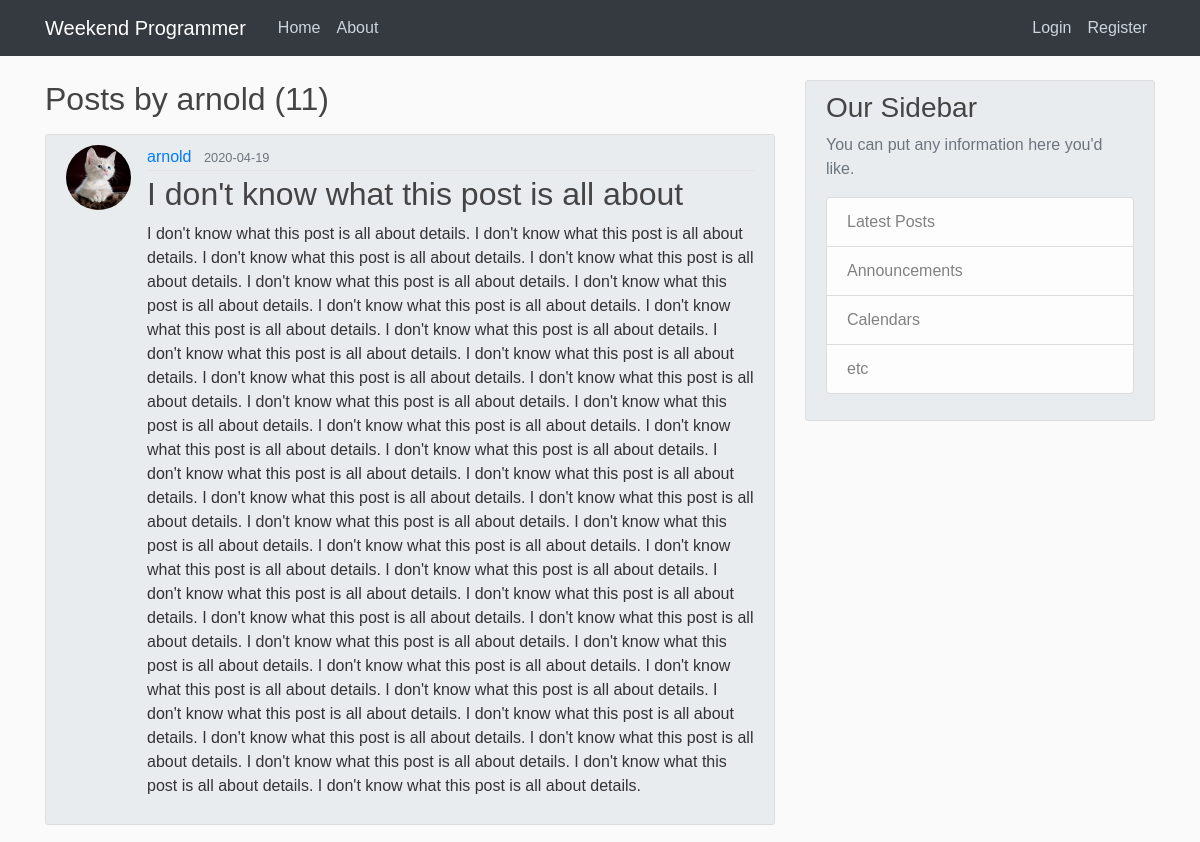
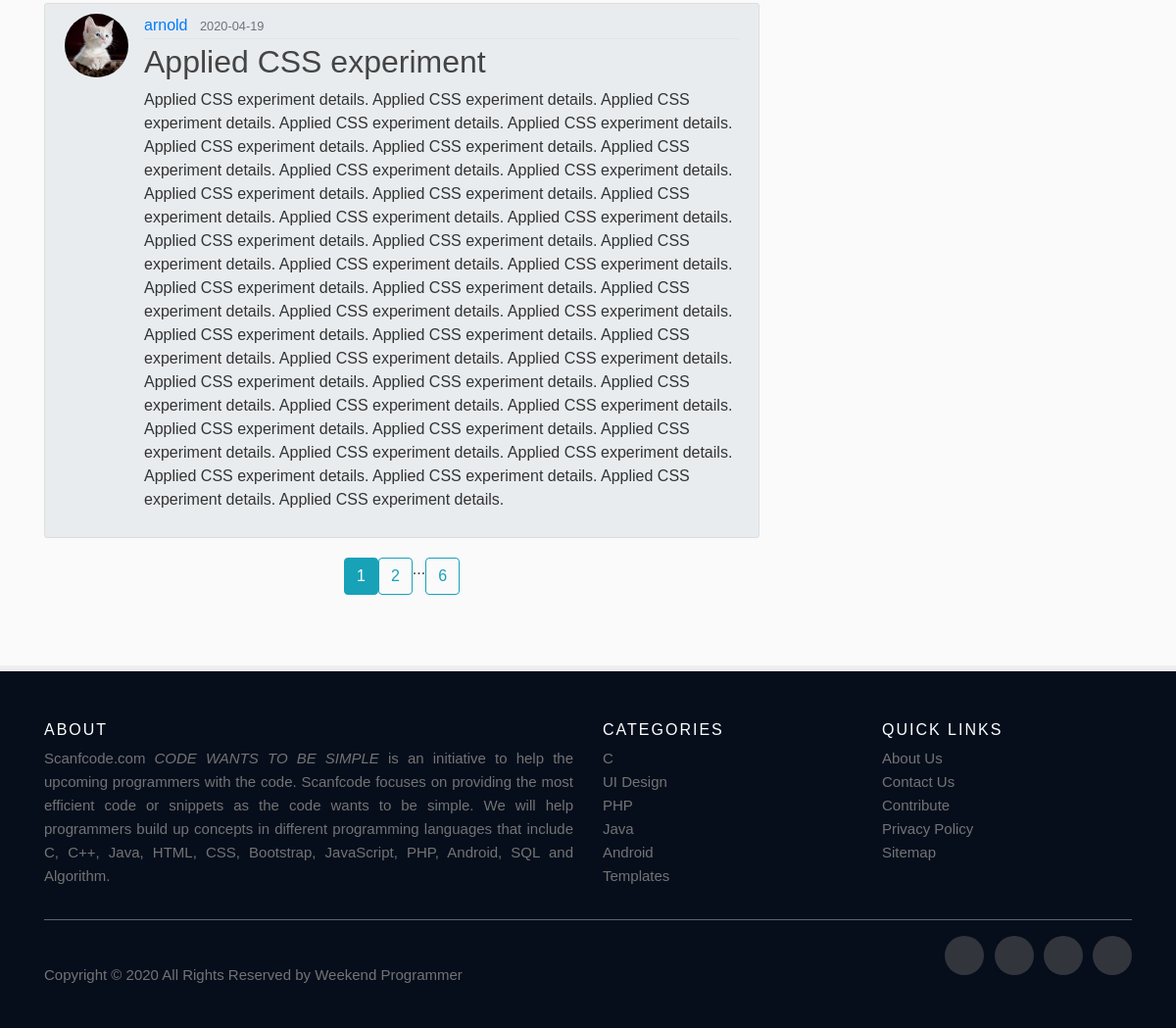
/user/arnold, run on the app's committed database (2 pictures, top to bottom).
### flaskblog/models.py (models this page shows, shortened)
class User(db.Model, UserMixin):
    id = db.Column (db.Integer, primary_key=True)
    username = db.Column(db.String(20), unique=True, nullable=False)
    email = db.Column(db.String(120), unique=True, nullable=False)
    image_file = db.Column(db.String(20), nullable=False, default='default.jpg')
    password = db.Column(db.String(60), nullable=False)
    posts = db.relationship('Post', backref='author', lazy=True)

class Post(db.Model):
    id = db.Column (db.Integer, primary_key=True)
    title = db.Column(db.String(100), nullable=False)
    date_posted = db.Column(db.DateTime, nullable=False, default=datetime.utcnow)
    content = db.Column(db.Text, nullable=False)
    user_id = db.Column(db.Integer, db.ForeignKey('user.id'), nullable=False)

### flaskblog/routes.py (the view)
@app.route("/user/<string:username>")
def user_posts(username):
    page = request.args.get('page', 1, type=int)
    user = User.query.filter_by(username=username).first_or_404()
    posts = Post.query.filter_by(author=user)\
        .order_by(Post.date_posted.desc())\
        .paginate(page=page, per_page=2)
    return render_template('user_posts.html', posts=posts, user=user)

### flaskblog/templates/user_posts.html
{% extends "layout.html" %}
{% block content %}
<h2 class="mb-3">Posts by {{ user.username }} ({{ posts.total }})</h2>
{% for post in posts.items %}
<article class="media content-section">
    <img class="rounded-circle article-img" src="{{ url_for('static', filename='profile_pics/' + post.author.image_file) }}">
    <div class="media-body">
        <div class="article-metadata">
            <a class="mr-2" href="{{ url_for('user_posts', username=post.author.username) }}">{{ post.author.username }}</a>
            <small class="text-muted">{{ post.date_posted.strftime('%Y-%m-%d') }}</small>
        </div>
        <h2><a class="article-title" href="{{ url_for('post', post_id=post.id) }}">{{ post.title }}</a></h2>
        <p class="article-content">{{ post.content }}</p>
    </div>
</article>
{% endfor %}
<div class="d-flex justify-content-center">
{% for page_num in posts.iter_pages(left_edge=1, right_edge=1, left_current=1, right_current=2) %}
    {% if page_num %}
        {% if posts.page == page_num %}
            <a class="btn btn-info mb-4" href="{{ url_for('user_posts', username=user.username, page=page_num) }}">{{ page_num }}</a>
        {% else %}
            <a class="btn btn-outline-info mb-4" href="{{ url_for('user_posts', username=user.username, page=page_num) }}">{{ page_num }}</a>
        {% endif %}
    {% else %}
        ...
    {% endif %}
{% endfor %}
</div>
{% endblock content %}

### flaskblog/static/css/main.css (style rules this page uses)
body { background: #fafafa; padding-bottom: 0px; color: #333333; margin-top: 5rem; font-family: Arial, Helvetica; min-height: 100vh; display: flex; flex-direction: column; }
h1, h2, h3, h4, h5, h6 { color: #444444; }
.content-section { background: #e9ecef; padding: 10px 20px; border: 1px solid #dddddd; border-radius: 3px; margin-bottom: 20px; }
.article-title { color: #444444; }
.article-content { white-space: pre-line; }
.article-img { height: 65px; width: 65px; margin-right: 16px; }
.article-metadata { padding-bottom: 1px; margin-bottom: 4px; border-bottom: 1px solid #e3e3e3 }

### data on the page
User: username "arnold"
Post: image_file (picture), author.username "arnold", date_posted "2020-04-19", title "I don't know what this post is all about", content "I don't know what this post is all about details. I don't know what this post is all about details. I don't know what this post is all about details. I don't know what this post is all about details. I don't know what this post is all about details. I don't know what this post is all about details. I don't know what this post is all about details. I don't know what this post is all about details. I don't know what this post is all about details. I don't know what this post is all about details. I don't know what this post is all about details. I don't know what this post is all about details. I don't know what this post is all about details. I don't know what this post is all about details.…"
Post: image_file (picture), author.username "arnold", date_posted "2020-04-19", title "Applied CSS experiment", content "Applied CSS experiment details. Applied CSS experiment details. Applied CSS experiment details. Applied CSS experiment details. Applied CSS experiment details. Applied CSS experiment details. Applied CSS experiment details. Applied CSS experiment details. Applied CSS experiment details. Applied CSS experiment details. Applied CSS experiment details. Applied CSS experiment details. Applied CSS experiment details. Applied CSS experiment details. Applied CSS experiment details. Applied CSS experiment details. Applied CSS experiment details. Applied CSS experiment details. Applied CSS experiment details. Applied CSS experiment details. Applied CSS experiment details. Applied CSS experiment…"

### other printed values
{{ posts.total }} "11"
{{ page_num }} "1"
{{ page_num }} "2" "6"
